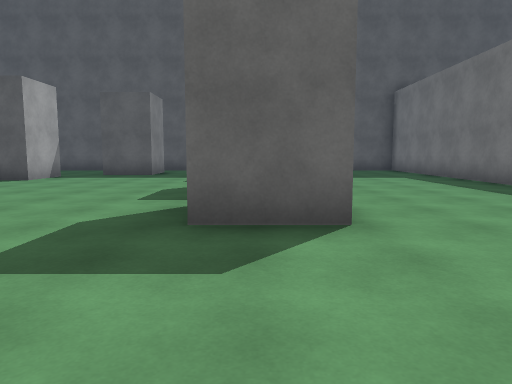
[1] (above)

15 first-person views from a walk through a scene from a Unity 3-D project. The camera is 1.3 m above the floor, tilts 6° down and sees 70° across. The floor is counted in squares, 2 m on a side. Each view is taken from the middle of a square. On the plan, view 1 faces up. The plan holds only what a view shows up to about 11 squares ahead; the rest is blank. The place goes on beyond the plan. The player character is not drawn. Surface patterns are stand-ins for the level's own textures.

[2]
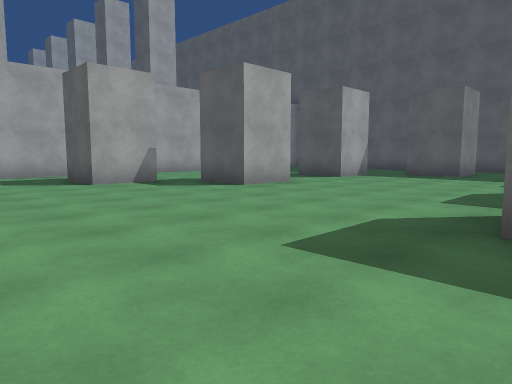

[3]
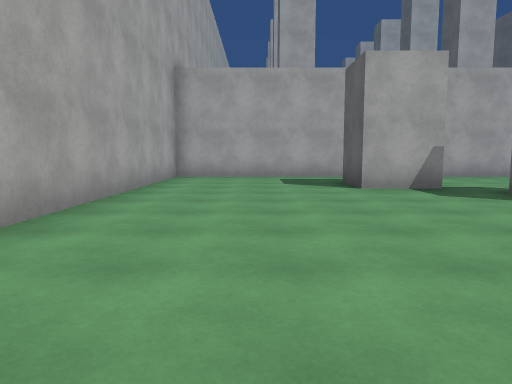

[4]
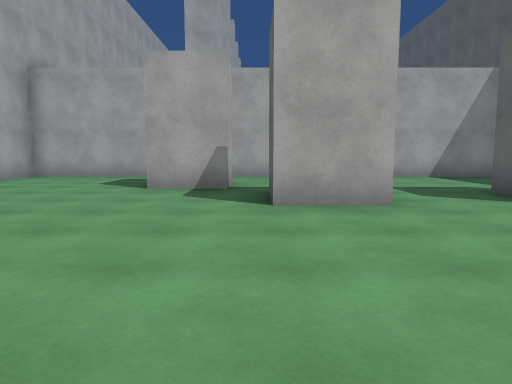

[5]
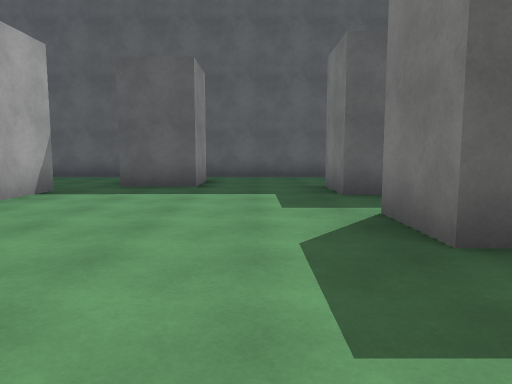

[6]
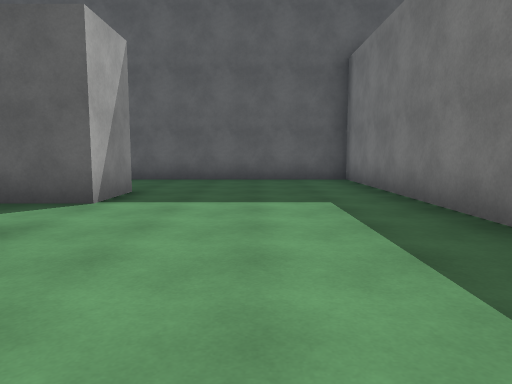

[7]
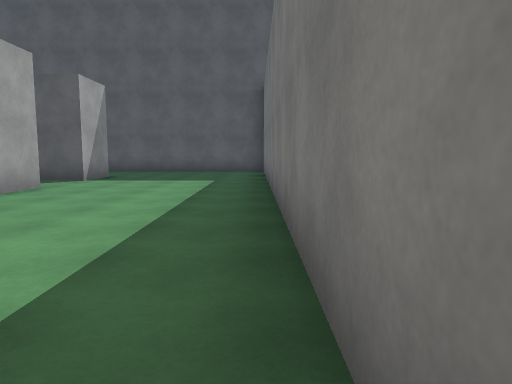

[8]
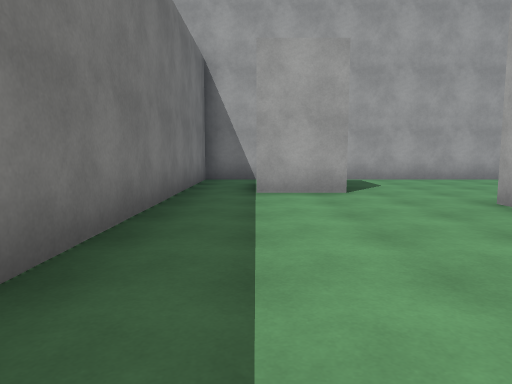

[9]
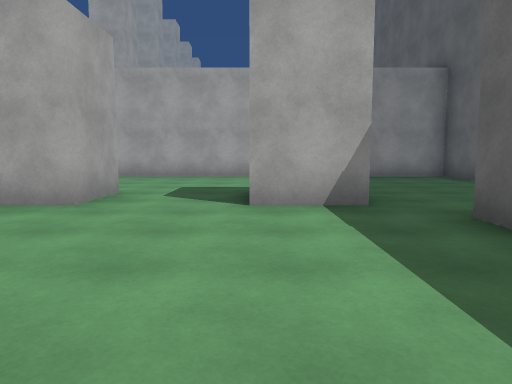

[10]
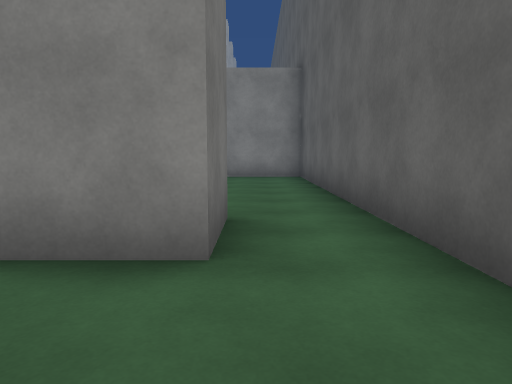

[11]
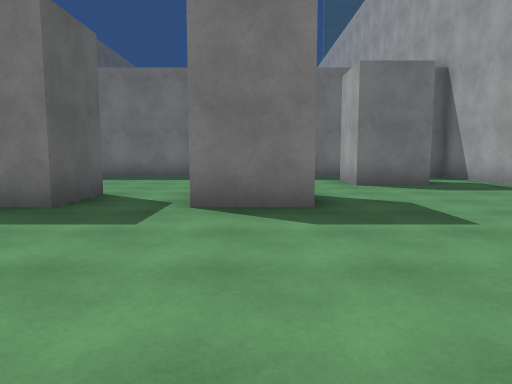

[12]
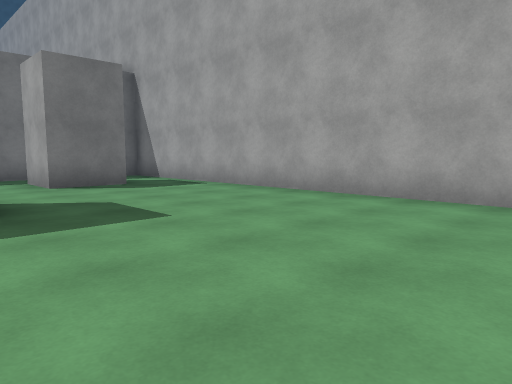

[13]
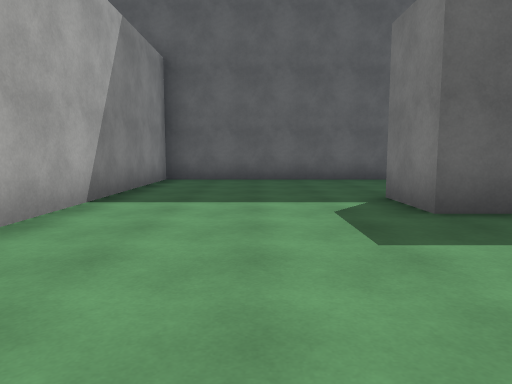

[14]
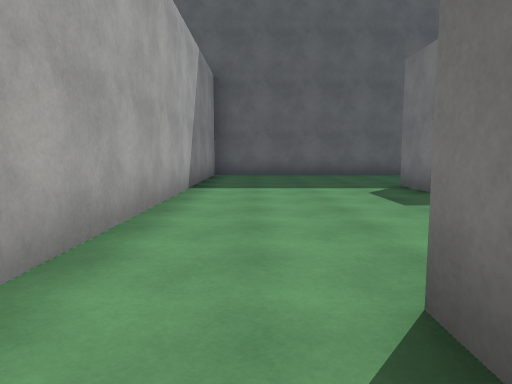

[15]
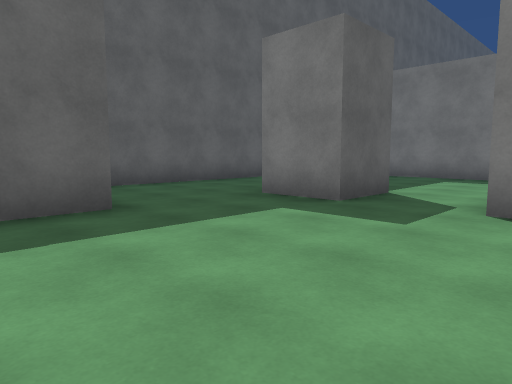

### Floor plan
Points are (right, up) in squares from view 1. A wall is a line through its corners. A room is listed if a view was taken in it or the views show most of it. See-through windows are left out.
Room 1 (views 1, 2, 3, 4, 5, 6, 7, 8, 9, 10, 11, 12, 13, 14, 15)
walls: (0.9, 6.5) (-0.6, 6.5) (-0.6, 8); (0.9, 8) (0.9, 6.8); (-7.1, 6.7) (-5.6, 6.7) (-5.6, 5.2) (-7.1, 5.2); (-5.6, 10.5) (-5.6, 8.9) (-7.1, 8.9) (-7.1, 10.5); (1, 3.3) (-0.6, 3.3) (-0.6, 4.9); (0.9, 11.2) (0.9, 9.7) (-0.6, 9.7) (-0.6, 11.2); (-4.8, 12.7) (-3.2, 12.7) (-3.2, 11.2) (-4.8, 11.2); (-9.3, 3.9) (-9.3, 4.5) (-7.8, 4.5) (-7.8, 3) (-9.4, 3); (2.5, 0.4) (2.5, 1.9) (4, 1.9); (5.3, 0.4) (5.3, 14.3) (-11.3, 14.3) (-11.3, -1.3) (5.3, -1.3)
ways out: opening at (3.5, -0.5); opening at (5, 1.5)

Positions as (right, up) in squares from view 1, and headings:
1: (0, 0), facing up
2: (0, 0), facing up-left
3: (-1, 1), facing left
4: (-1, 5), facing left
5: (-2, 4), facing up
6: (3, 5), facing up
7: (5, 1), facing up
8: (4, 8), facing down
9: (-1, 9), facing left
10: (-1, 13), facing left
11: (-5, 4), facing right
12: (-5, 4), facing down-right
13: (-9, 5), facing up
14: (-10, 3), facing up
15: (-5, 7), facing up-right
